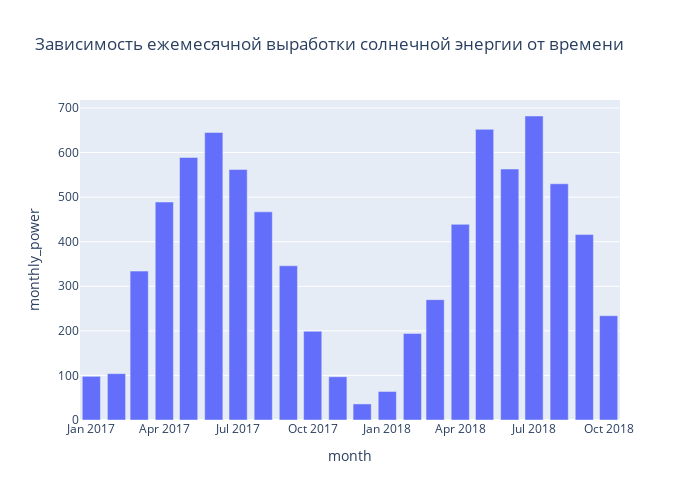

The notebook cell this image was saved under:
### Markdown cell above
3. Постройте график временного ряда - ежемесячной выработки солнечной энергии. Не забудьте подписать оси и сам график.
Укажите в какие сезоны наблюдается подъем, а в какие спад?

### Code cell
# 3
# Будем использовать столбчатую диаграмму plotly express, так как периоды времени больше похожи на категории
import plotly.express as px

# Сгруппируем данные ежедневной выработки энергии по месяцам
grouped = data.groupby('month', as_index=False)['day_power'].sum()

# Для корректного отображения данных на графике изменим тип данных Period на строковый и изменим название столбца
grouped['month'] = grouped['month'].apply(lambda x: str(x))
grouped['monthly_power'] = grouped['day_power']
grouped = grouped.drop('day_power', axis=1)

fig = px.bar(
    data_frame=grouped,
    x=grouped['month'],
    y=grouped['monthly_power'],
    height=500, #высота
    width=700, #ширина
    title='Зависимость ежемесячной выработки солнечной энергии от времени'
)

# Для загрузки на Github использую выведенный ранее график, так как вывод графиков plotly express при этом не работает
fig.write_image('solar.png')
fig.show()

### Figure 1 — Plotly figure (JSON) as saved in the notebook; plotly's stock layout.template omitted (floating-point values rounded to 4 significant figures)
{"data": [{"alignmentgroup": "True", "hovertemplate": "month=%{x}<br>monthly_power=%{y}<extra></extra>", "legendgroup": "", "marker": {"color": "#636efa", "pattern": {"shape": ""}}, "name": "", "offsetgroup": "", "orientation": "v", "showlegend": false, "textposition": "auto", "type": "bar", "x": ["2017-01", "2017-02", "2017-03", "2017-04", "2017-05", "2017-06", "2017-07", "2017-08", "2017-09", "2017-10", "2017-11", "2017-12", "2018-01", "2018-02", "2018-03", "2018-04", "2018-05", "2018-06", "2018-07", "2018-08", "2018-09", "2018-10"], "xaxis": "x", "y": [98, 104, 334, 489, 589, 645, 562, 467, 346, 199, 97, 36, 64, 194, 270, 439, 652, 563, 682, 530, 416, 234], "yaxis": "y"}], "layout": {"barmode": "relative", "height": 500, "legend": {"tracegroupgap": 0}, "title": {"text": "Зависимость ежемесячной выработки солнечной энергии от времени"}, "width": 700, "xaxis": {"anchor": "y", "domain": [0, 1], "title": {"text": "month"}}, "yaxis": {"anchor": "x", "domain": [0, 1], "title": {"text": "monthly_power"}}}}
